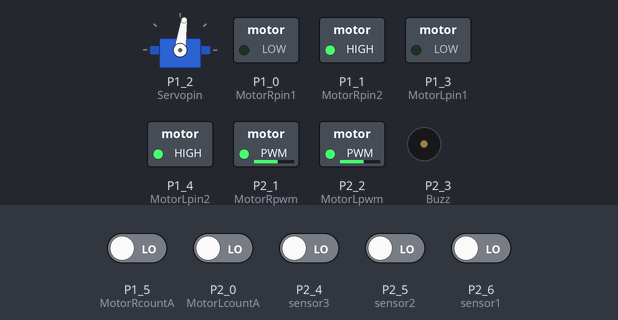
A sketch run on a simulated TI MSP430 LaunchPad. Shown: servo, switched loads named in the sketch (green lamp = pin HIGH), buzzer (waves = sounding, pin HIGH). Inputs (shaded band) come from the test bench; at power-on: P1_5 (MotorRcountA), P2_0 (MotorLcountA), P2_4 (sensor3), P2_5 (sensor2), P2_6 (sensor1) LOW.

Above: at 1.2 s.
1.3 s: P2_4 (sensor3) driven HIGH
At 2.2 s:
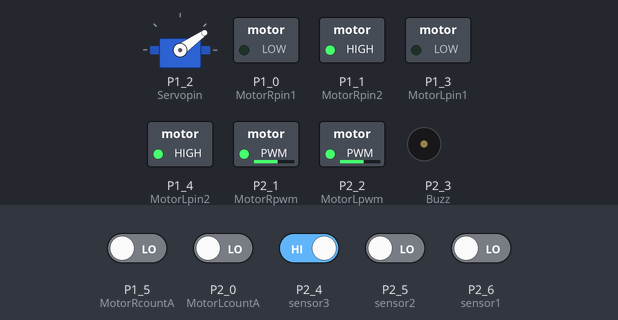
2.8 s: P2_4 (sensor3) driven LOW and P2_6 (sensor1) driven HIGH
At 4.0 s:
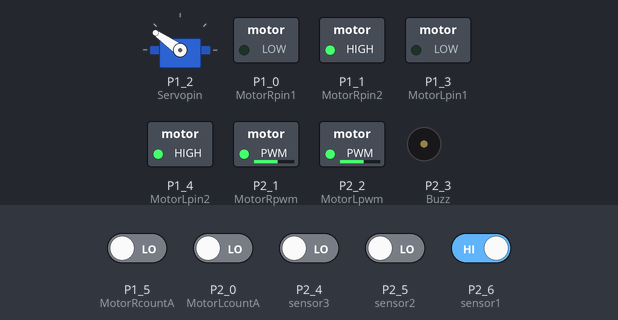
4.3 s: P2_4 (sensor3) driven HIGH and P2_5 (sensor2) driven HIGH
At 5.5 s:
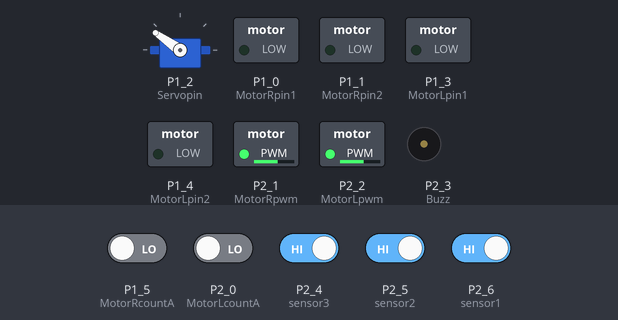
Timing chart, 0 to 7.3 s (numbered marks = the images above; inputs shaded):
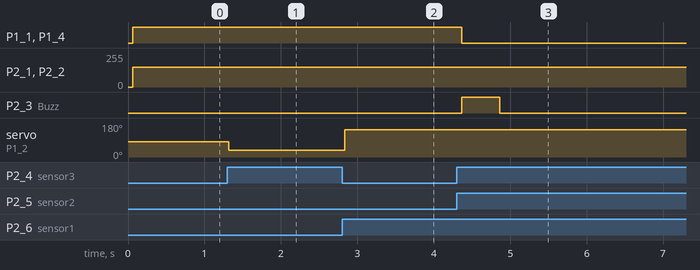

Measured:
- after the input at 1.3 s, servo on P1_2 (Servopin): 82° → 35° at once
- after the input at 2.8 s, servo on P1_2 (Servopin): 35° → 145° at once
- after the input at 4.3 s, P1_1 (MotorRpin2), P1_4 (MotorLpin2): HIGH → LOW after 0.07 s; P2_3 (Buzz): LOW → HIGH after 0.07 s, → LOW 0.50 s later

The sketch:

pa.ino
```cpp
#include <Servo.h>
//#include <LiquidCrystal.h>

//蜂鸣器端口定义
#define Buzz P2_3 //控制蜂鸣器

//前轮舵机端口定义
Servo carservo;
#define Servopin P1_2//控制舵机

//LCD显示屏端口定义
//LiquidCrystal lcd(P8_1, P8_2, P4_3, P4_0, P3_7, P7_4);

//右电机端口定义
#define MotorRpin1   P1_0  //IN1
#define MotorRpin2   P1_1  //IN2
#define MotorRpwm    P2_1  //使能调速 ENA
#define MotorRcountA P1_5 //编码器A

//左电机端口定义
#define MotorLpin1   P1_3  //IN3
#define MotorLpin2   P1_4 //IN4
#define MotorLpwm    P2_2  //使能调速 ENB
#define MotorLcountA P2_0  //编码器B

//三路传感器
#define sensor1 P2_6
#define sensor2 P2_5
#define sensor3 P2_4

//控速变量
volatile float motorL=0;//中断变量，左轮子脉冲计数
volatile float motorR=0;//中断变量，右轮子脉冲计数
float V_L=0; //左轮速度 单位cm/s
float V_R=0; //右边轮速 单位cm/s
int v1=0;  //单位cm/s
int v2=0;  //单位cm/s
float Target_V_L=13,Target_V_R=13;   //目标速度，单位cm/s
int Pwm_L=0,Pwm_R=0;  //左右轮PWM
int Pwm_min = 150;//50 92 105
//PID变量
float kp=0.8,ki=0,kd=0.2;  //PID参数


/**************************************
 * 初始化函数
 *************************************/
void setup() {
   //LCD初始化
   //lcd.begin(16, 2);
   //lcd.print("Start");
   Motor_Init();//电机端口初始化
   Servo_Init();//舵机端口初始化
   pinMode(Buzz,OUTPUT);//蜂鸣器初始化
   //循迹初始化
   pinMode(sensor1,INPUT);
   pinMode(sensor2,INPUT);
   pinMode(sensor3,INPUT);
   digitalWrite(Buzz,LOW);
}

void Servo_Init(){
   carservo.attach(Servopin);
   carservo.write(82);
   delay(15);
}

void Motor_Init(){
  //左电机
  pinMode(MotorLpin1,OUTPUT);  //驱动芯片控制引脚
  pinMode(MotorLpin2,OUTPUT);  //驱动芯片控制引脚
  pinMode(MotorLpwm,OUTPUT);   //驱动芯片控制引脚，PWM调速
  pinMode(MotorLcountA,INPUT); //左轮编码器B引脚

  //右电机
  pinMode(MotorRpin1,OUTPUT);  //驱动芯片控制引脚
  pinMode(MotorRpin2,OUTPUT);  //驱动芯片控制引脚
  pinMode(MotorRpwm,OUTPUT);   //驱动芯片控制引脚，PWM调速
  pinMode(MotorRcountA,INPUT); //右轮编码器B引脚

  //驱动芯片控制引脚全部拉低
  digitalWrite(MotorLpin1,LOW); //左电机
  digitalWrite(MotorLpin2,LOW);
  digitalWrite(MotorLpwm,LOW);
  digitalWrite(MotorRpin1,LOW); //右电机
  digitalWrite(MotorRpin2,LOW);
  digitalWrite(MotorRpwm,LOW);
}


/*********************************************************
 * 函数功能：增量式PI控制器(左轮)
 *********************************************************/
 int Incremental_Pi_L(int current_speed,int target_speed){
  static float pwm,bias,last_bias,prev_bias;  //静态变量存在程序全周期：pwm:增量输出,bias:本次偏差,last_bias:上次偏差,prev_bais_:上上次偏差
  bias=current_speed-target_speed;    //计算本次偏差e(k)
  pwm-=(kp*(bias-last_bias)+ki*bias+kd*(bias-2*last_bias+prev_bias));   //增量式PID控制器
  prev_bias=last_bias;  //保存上上次偏差
  last_bias=bias;     //保存上一次偏差
  //PWM 限幅度  Arduino的PWM 最高为255 限制在250 最低在153 限制在153
  if(pwm<-250)
  {
    pwm=250;
  }
  if(Pwm_min<pwm<0)
  {
    pwm = Pwm_min;//0度 50 爬坡153
  }
  if(pwm>250)
  {
    pwm=250;
  }
  if(0<pwm<Pwm_min)
  {
    pwm = Pwm_min;
  }
  return pwm;         //增量输出
 }

//右轮速度增量式PID控制器
int Incremental_Pi_R(float current_speed,float target_speed){
  static float pwm,bias,last_bias,prev_bias;  //静态变量存在程序全周期：pwm:增量输出,bias:本次偏差,last_bias:上次偏差,prev_bais_:上上次偏差
  bias=current_speed-target_speed;    //计算本次偏差e(k)
  pwm-=(kp*(bias-last_bias)+ki*bias+kd*(bias-2*last_bias+prev_bias));   //增量式PID控制器
  prev_bias=last_bias;  //保存上上次偏差
  last_bias=bias;     //保存上一次偏差

  //PWM 限幅度  Arduino的PWM 最高为255限制在250,最小在153限制在153
  if(pwm<-250)
  {
    pwm=250;
  }

  if(Pwm_min<pwm<0)
  {
    pwm = Pwm_min;
  }

  if(pwm>250)
  {
    pwm=250;
  }

  if(0<pwm<Pwm_min)
  {
    pwm = Pwm_min;
  }
  return pwm;         //增量输出
 }

void Set_Pwm(int speed_L,int speed_R){
  //前进模式
  //左电机
  digitalWrite(MotorLpin1,LOW);
  digitalWrite(MotorLpin2,HIGH);
  analogWrite(MotorLpwm,speed_L);
  //右电机
  digitalWrite(MotorRpin1,LOW);
  digitalWrite(MotorRpin2,HIGH);
  analogWrite(MotorRpwm,speed_R);
 // Serial.println("lello");
}


/***********************************
 * 电机实际速度计算：
 * 公式：
 * 已知参数：
 *     车轮直径65mm,
 *     左边轮子一圈：390脉冲（RISING）,
 *     右边轮子一圈：390脉冲（RISING），
 * 单位时间读两个轮子脉冲读取两个轮子脉冲
 ***********************************/
 void Read_Moto_V(){
  unsigned long nowtime=0;
  motorL=0;
  motorR=0;
  nowtime=millis()+50;//读50毫秒
  attachInterrupt(digitalPinToInterrupt(MotorLcountA),Read_Moto_L,RISING);//左轮脉冲开中断计数
  attachInterrupt(digitalPinToInterrupt(MotorRcountA),Read_Moto_R,RISING);//右轮脉冲开中断计数
  while(millis()<nowtime); //达到50毫秒关闭中断
  detachInterrupt(digitalPinToInterrupt(MotorLcountA));//左轮脉冲关中断计数
  detachInterrupt(digitalPinToInterrupt(MotorRcountA));//右轮脉冲关中断计数
  //Serial.println(motorL*100);
  //Serial.println(motorR*100);
  V_L=((motorL/390)*6.5*PI)/0.05;   //单位cm/s
  V_R=((motorR/390)*6.5*PI)/0.05;   //单位cm/s
  v1=V_L;
  v2=V_R;
}


/***************************
 * 中断函数：读左轮脉冲
 **************************/
void Read_Moto_L(){
  motorL++;
}


/**************************
 * 中断函数：读右轮脉冲
 *************************/
void Read_Moto_R(){
  motorR++;
}

//前进函数
void RUN(int RV,int LV){
   Target_V_L=LV,Target_V_R=RV;
   Read_Moto_V();//读取脉冲计算速度
   Pwm_L=Incremental_Pi_L(V_L,Target_V_L);//左轮PI运算
   Pwm_R=Incremental_Pi_R(V_R,Target_V_R);//右轮PI运算
   //Serial.println(V_L);  //直接用串口绘图画出速度曲线
   Set_Pwm(Pwm_L,Pwm_R);  //设置左右轮速度
}


//终点停车函数
void Stop(){
   //左电机
   digitalWrite(MotorLpin1,LOW);
   digitalWrite(MotorLpin2,LOW);
   //右电机
   digitalWrite(MotorRpin1,LOW);
   digitalWrite(MotorRpin2,LOW);
   //声音提示
   digitalWrite(Buzz,HIGH);
   delay(500);
   digitalWrite(Buzz,LOW);
   delay(1000);
   while(1);
}

/*
void LCDshow(){
   lcd.setCursor(0, 0);
   lcd.print("Speed:");
   lcd.setCursor(6, 0);
   lcd.print(V_L);
   lcd.setCursor(11, 0);
   lcd.print("cm/s");
   lcd.setCursor(0, 1);
   lcd.print("Time:");
   lcd.setCursor(5, 1);
   lcd.print(millis()*0.001);
   lcd.setCursor(10, 1);
   lcd.print("s");
}
*/

void Track()
{
   int data[3];
   data[0] = digitalRead(sensor1);//读取三个传感器值
   data[1] = digitalRead(sensor2);
   data[2] = digitalRead(sensor3);

   if(data[0]== 0 &&data[1] == 1 &&data[2] == 0)
   {
    // 0    1    0
       carservo.write(85);
       delay(15);
       RUN(6,6);
    }
   else if((data[0] == 0 && data[1] == 0 && data[2] == 0 ) && carservo.read()<100&&carservo.read()>70)
   {
    //0    0    0     70<servo<100
    RUN(10,0);
    }
   else if((data[0] == 0 && data[1] == 0 && data[2] == 0) && carservo.read()>100)
   {
    //0    0    0      100<servo
    RUN(0,10);
    }
   else if(data[0] == 1 && data[1] == 0 && data[2] == 0)
       Turn_right();   // 1    0    0
   else if(data[0] == 0 && data[1] == 0 && data[2] == 1)
       Turn_left();    // 0    0    1
   else if(data[0] == 1 && data[1] == 1 && data[2] == 1)
       Stop();        //  1    1    1
   /*Serial.println(data[0]);
   Serial.println(data[1]);
   Serial.println(data[2]);
   Serial.println("--------------");*/
}
//右转函数
void Turn_right(){
  carservo.write(145);//调整舵机角度 140 9.8 2.2//160
  delay(35);
  RUN(5,12);//后轮差速（右，左），左快右慢
}

//左转函数
void Turn_left()
{
  carservo.write(35);//调整舵机角度
  delay(30);//20
  RUN(10,6);//后轮差速（右，左），左慢右快
}

/***************************************
 * 主循环
 ***************************************/
void loop() {
   //LCDshow();
   Track();
}
```
